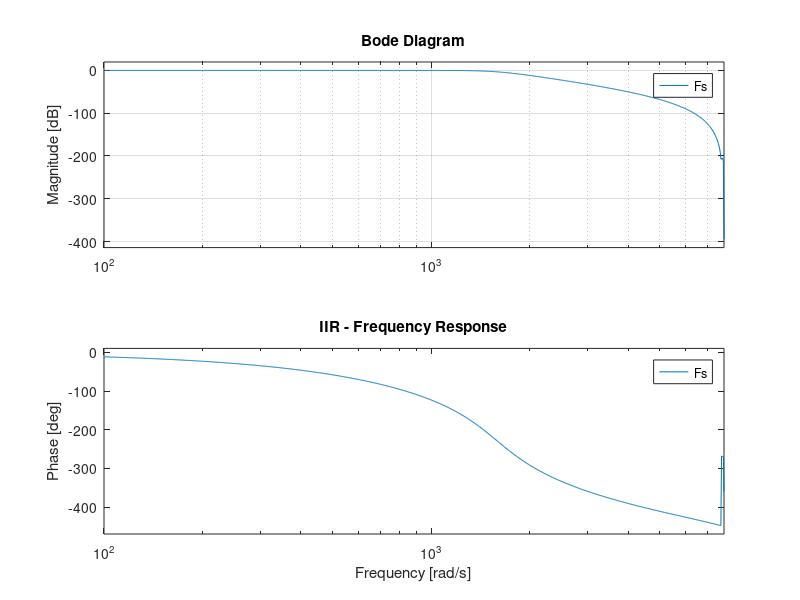
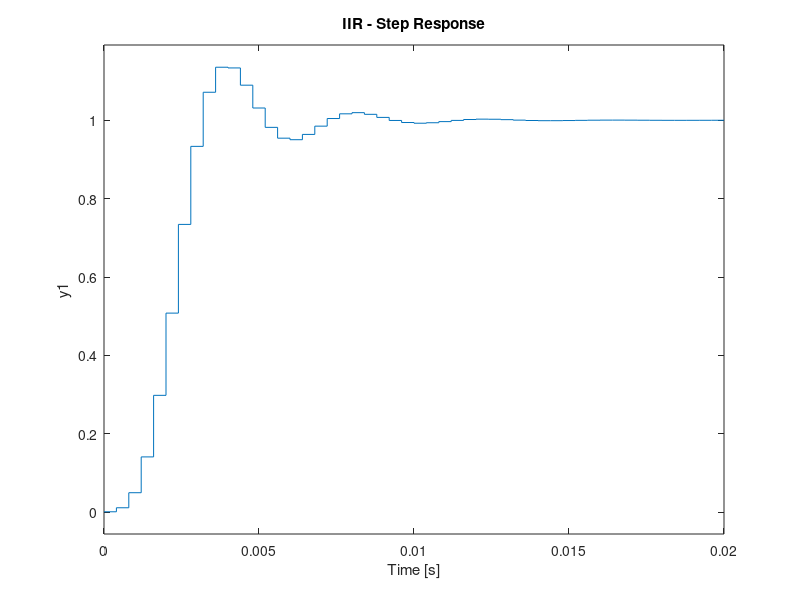

Recreate these plots in MATLAB, in order. (Note: this script raises an error after producing the figures.)
% IIR Transfer Function
Numz = [0.00128258 0.00641291 0.01282581 0.01282581 0.00641291 0.00128258]
Denz = [1 -2.97542211 3.80601812 -2.54525287 0.88113008 -0.12543062]
fs=2500
Fs = tf(Numz,Denz,1/fs)

% Bode Diagram
figure(1)
bode(Fs)
title('IIR - Frequency Response');
grid;

% Step Response
figure(2)
step(Fs)
title('IIR - Step Response');
grid;
stepinfo(Fs)

% Impulse Response
figure(3)
impulse(Fs)
title('IIR - Impulse Response');
grid;

% Group Delay
figure(4)
[gd, w] = grpdelay(Numz, Denz);
time_in_seconds = gd*(1/fs);
frequency_in_hz = w/(2*pi);   
plot(frequency_in_hz, time_in_seconds);
title('IIR - Group-Delay');
xlabel('Frequency (Hz)');
ylabel('Group Delay (s)');
grid;